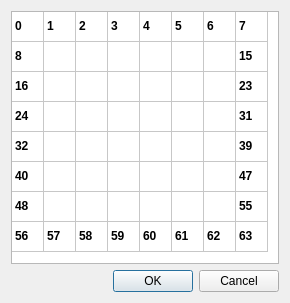
<?xml version="1.0" encoding="UTF-8"?>
<ui version="4.0">
 <class>codeSelection</class>
 <widget class="QDialog" name="codeSelection">
  <property name="geometry">
   <rect>
    <x>0</x>
    <y>0</y>
    <width>290</width>
    <height>303</height>
   </rect>
  </property>
  <property name="windowTitle">
   <string>Dialog</string>
  </property>
  <layout class="QVBoxLayout" name="verticalLayout">
   <item>
    <widget class="QTableWidget" name="tableWidget">
     <property name="font">
      <font>
       <weight>75</weight>
       <bold>true</bold>
      </font>
     </property>
     <property name="editTriggers">
      <set>QAbstractItemView::DoubleClicked</set>
     </property>
     <attribute name="horizontalHeaderVisible">
      <bool>false</bool>
     </attribute>
     <attribute name="horizontalHeaderDefaultSectionSize">
      <number>32</number>
     </attribute>
     <attribute name="verticalHeaderVisible">
      <bool>false</bool>
     </attribute>
     <row>
      <property name="text">
       <string>Новая строка</string>
      </property>
     </row>
     <row>
      <property name="text">
       <string>Новая строка</string>
      </property>
     </row>
     <row>
      <property name="text">
       <string>Новая строка</string>
      </property>
     </row>
     <row>
      <property name="text">
       <string>Новая строка</string>
      </property>
     </row>
     <row>
      <property name="text">
       <string>Новая строка</string>
      </property>
     </row>
     <row>
      <property name="text">
       <string>Новая строка</string>
      </property>
     </row>
     <row>
      <property name="text">
       <string>Новая строка</string>
      </property>
     </row>
     <row>
      <property name="text">
       <string>Новая строка</string>
      </property>
     </row>
     <column>
      <property name="text">
       <string>Новый столбец</string>
      </property>
     </column>
     <column>
      <property name="text">
       <string>Новый столбец</string>
      </property>
     </column>
     <column>
      <property name="text">
       <string>Новый столбец</string>
      </property>
     </column>
     <column>
      <property name="text">
       <string>Новый столбец</string>
      </property>
     </column>
     <column>
      <property name="text">
       <string>Новый столбец</string>
      </property>
     </column>
     <column>
      <property name="text">
       <string>Новый столбец</string>
      </property>
     </column>
     <column>
      <property name="text">
       <string>Новый столбец</string>
      </property>
     </column>
     <column>
      <property name="text">
       <string>Новый столбец</string>
      </property>
     </column>
     <item row="0" column="0">
      <property name="text">
       <string>0</string>
      </property>
     </item>
     <item row="0" column="1">
      <property name="text">
       <string>1</string>
      </property>
     </item>
     <item row="0" column="2">
      <property name="text">
       <string>2</string>
      </property>
     </item>
     <item row="0" column="3">
      <property name="text">
       <string>3</string>
      </property>
     </item>
     <item row="0" column="4">
      <property name="text">
       <string>4</string>
      </property>
     </item>
     <item row="0" column="5">
      <property name="text">
       <string>5</string>
      </property>
     </item>
     <item row="0" column="6">
      <property name="text">
       <string>6</string>
      </property>
     </item>
     <item row="0" column="7">
      <property name="text">
       <string>7</string>
      </property>
     </item>
     <item row="1" column="0">
      <property name="text">
       <string>8</string>
      </property>
     </item>
     <item row="1" column="7">
      <property name="text">
       <string>15</string>
      </property>
     </item>
     <item row="2" column="0">
      <property name="text">
       <string>16</string>
      </property>
     </item>
     <item row="2" column="7">
      <property name="text">
       <string>23</string>
      </property>
     </item>
     <item row="3" column="0">
      <property name="text">
       <string>24</string>
      </property>
     </item>
     <item row="3" column="7">
      <property name="text">
       <string>31</string>
      </property>
     </item>
     <item row="4" column="0">
      <property name="text">
       <string>32</string>
      </property>
     </item>
     <item row="4" column="7">
      <property name="text">
       <string>39</string>
      </property>
     </item>
     <item row="5" column="0">
      <property name="text">
       <string>40</string>
      </property>
     </item>
     <item row="5" column="7">
      <property name="text">
       <string>47</string>
      </property>
     </item>
     <item row="6" column="0">
      <property name="text">
       <string>48</string>
      </property>
     </item>
     <item row="6" column="7">
      <property name="text">
       <string>55</string>
      </property>
     </item>
     <item row="7" column="0">
      <property name="text">
       <string>56</string>
      </property>
     </item>
     <item row="7" column="1">
      <property name="text">
       <string>57</string>
      </property>
     </item>
     <item row="7" column="2">
      <property name="text">
       <string>58</string>
      </property>
     </item>
     <item row="7" column="3">
      <property name="text">
       <string>59</string>
      </property>
     </item>
     <item row="7" column="4">
      <property name="text">
       <string>60</string>
      </property>
     </item>
     <item row="7" column="5">
      <property name="text">
       <string>61</string>
      </property>
     </item>
     <item row="7" column="6">
      <property name="text">
       <string>62</string>
      </property>
     </item>
     <item row="7" column="7">
      <property name="text">
       <string>63</string>
      </property>
     </item>
    </widget>
   </item>
   <item>
    <widget class="QDialogButtonBox" name="buttonBox">
     <property name="orientation">
      <enum>Qt::Horizontal</enum>
     </property>
     <property name="standardButtons">
      <set>QDialogButtonBox::Cancel|QDialogButtonBox::Ok</set>
     </property>
    </widget>
   </item>
  </layout>
 </widget>
 <resources/>
 <connections>
  <connection>
   <sender>buttonBox</sender>
   <signal>accepted()</signal>
   <receiver>codeSelection</receiver>
   <slot>accept()</slot>
   <hints>
    <hint type="sourcelabel">
     <x>248</x>
     <y>254</y>
    </hint>
    <hint type="destinationlabel">
     <x>157</x>
     <y>274</y>
    </hint>
   </hints>
  </connection>
  <connection>
   <sender>buttonBox</sender>
   <signal>rejected()</signal>
   <receiver>codeSelection</receiver>
   <slot>reject()</slot>
   <hints>
    <hint type="sourcelabel">
     <x>316</x>
     <y>260</y>
    </hint>
    <hint type="destinationlabel">
     <x>286</x>
     <y>274</y>
    </hint>
   </hints>
  </connection>
 </connections>
</ui>
